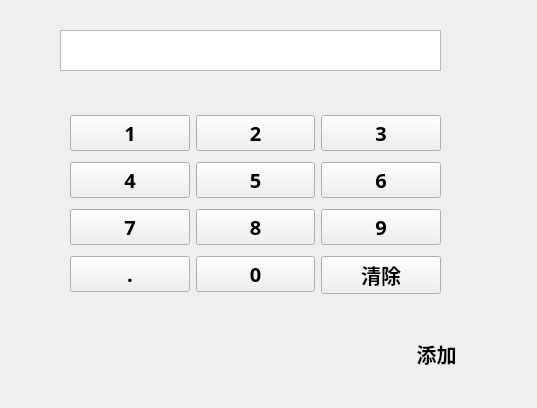
<?xml version="1.0" encoding="UTF-8"?>
<ui version="4.0">
 <class>ServerAddBox</class>
 <widget class="QWidget" name="ServerAddBox">
  <property name="geometry">
   <rect>
    <x>0</x>
    <y>0</y>
    <width>537</width>
    <height>408</height>
   </rect>
  </property>
  <property name="windowTitle">
   <string>新增地址</string>
  </property>
  <widget class="QTextEdit" name="textEdit">
   <property name="geometry">
    <rect>
     <x>60</x>
     <y>30</y>
     <width>381</width>
     <height>41</height>
    </rect>
   </property>
   <property name="font">
    <font>
     <family>Courier New</family>
     <pointsize>15</pointsize>
     <weight>75</weight>
     <bold>true</bold>
    </font>
   </property>
   <property name="html">
    <string>&lt;!DOCTYPE HTML PUBLIC &quot;-//W3C//DTD HTML 4.0//EN&quot; &quot;http://www.w3.org/TR/REC-html40/strict.dtd&quot;&gt;
&lt;html&gt;&lt;head&gt;&lt;meta name=&quot;qrichtext&quot; content=&quot;1&quot; /&gt;&lt;style type=&quot;text/css&quot;&gt;
p, li { white-space: pre-wrap; }
&lt;/style&gt;&lt;/head&gt;&lt;body style=&quot; font-family:'Courier New'; font-size:15pt; font-weight:600; font-style:normal;&quot;&gt;
&lt;p style=&quot;-qt-paragraph-type:empty; margin-top:0px; margin-bottom:0px; margin-left:0px; margin-right:0px; -qt-block-indent:0; text-indent:0px;&quot;&gt;&lt;br /&gt;&lt;/p&gt;&lt;/body&gt;&lt;/html&gt;</string>
   </property>
  </widget>
  <widget class="QPushButton" name="pushButton_add">
   <property name="geometry">
    <rect>
     <x>390</x>
     <y>340</y>
     <width>93</width>
     <height>28</height>
    </rect>
   </property>
   <property name="font">
    <font>
     <family>陈代明硬笔体</family>
     <pointsize>15</pointsize>
     <weight>75</weight>
     <bold>true</bold>
    </font>
   </property>
   <property name="text">
    <string>添加</string>
   </property>
   <property name="flat">
    <bool>true</bool>
   </property>
  </widget>
  <widget class="QWidget" name="layoutWidget">
   <property name="geometry">
    <rect>
     <x>70</x>
     <y>110</y>
     <width>371</width>
     <height>191</height>
    </rect>
   </property>
   <property name="font">
    <font>
     <family>陈代明硬笔体</family>
     <pointsize>15</pointsize>
     <weight>75</weight>
     <bold>true</bold>
    </font>
   </property>
   <layout class="QHBoxLayout" name="horizontalLayout">
    <item>
     <layout class="QVBoxLayout" name="verticalLayout_3">
      <item>
       <widget class="QPushButton" name="pushButton_1">
        <property name="font">
         <font>
          <family>陈代明硬笔体</family>
          <pointsize>15</pointsize>
          <weight>75</weight>
          <bold>true</bold>
         </font>
        </property>
        <property name="text">
         <string>1</string>
        </property>
        <property name="flat">
         <bool>false</bool>
        </property>
       </widget>
      </item>
      <item>
       <widget class="QPushButton" name="pushButton_4">
        <property name="font">
         <font>
          <family>陈代明硬笔体</family>
          <pointsize>15</pointsize>
          <weight>75</weight>
          <bold>true</bold>
         </font>
        </property>
        <property name="text">
         <string>4</string>
        </property>
        <property name="flat">
         <bool>false</bool>
        </property>
       </widget>
      </item>
      <item>
       <widget class="QPushButton" name="pushButton_7">
        <property name="font">
         <font>
          <family>陈代明硬笔体</family>
          <pointsize>15</pointsize>
          <weight>75</weight>
          <bold>true</bold>
         </font>
        </property>
        <property name="text">
         <string>7</string>
        </property>
        <property name="flat">
         <bool>false</bool>
        </property>
       </widget>
      </item>
      <item>
       <widget class="QPushButton" name="pushButton_point">
        <property name="font">
         <font>
          <family>陈代明硬笔体</family>
          <pointsize>15</pointsize>
          <weight>75</weight>
          <bold>true</bold>
         </font>
        </property>
        <property name="text">
         <string>.</string>
        </property>
        <property name="flat">
         <bool>false</bool>
        </property>
       </widget>
      </item>
     </layout>
    </item>
    <item>
     <layout class="QVBoxLayout" name="verticalLayout_2">
      <item>
       <widget class="QPushButton" name="pushButton_2">
        <property name="font">
         <font>
          <family>陈代明硬笔体</family>
          <pointsize>15</pointsize>
          <weight>75</weight>
          <bold>true</bold>
         </font>
        </property>
        <property name="text">
         <string>2</string>
        </property>
        <property name="flat">
         <bool>false</bool>
        </property>
       </widget>
      </item>
      <item>
       <widget class="QPushButton" name="pushButton_5">
        <property name="font">
         <font>
          <family>陈代明硬笔体</family>
          <pointsize>15</pointsize>
          <weight>75</weight>
          <bold>true</bold>
         </font>
        </property>
        <property name="text">
         <string>5</string>
        </property>
        <property name="flat">
         <bool>false</bool>
        </property>
       </widget>
      </item>
      <item>
       <widget class="QPushButton" name="pushButton_8">
        <property name="font">
         <font>
          <family>陈代明硬笔体</family>
          <pointsize>15</pointsize>
          <weight>75</weight>
          <bold>true</bold>
         </font>
        </property>
        <property name="text">
         <string>8</string>
        </property>
        <property name="flat">
         <bool>false</bool>
        </property>
       </widget>
      </item>
      <item>
       <widget class="QPushButton" name="pushButton_0">
        <property name="font">
         <font>
          <family>陈代明硬笔体</family>
          <pointsize>15</pointsize>
          <weight>75</weight>
          <bold>true</bold>
         </font>
        </property>
        <property name="text">
         <string>0</string>
        </property>
        <property name="flat">
         <bool>false</bool>
        </property>
       </widget>
      </item>
     </layout>
    </item>
    <item>
     <layout class="QVBoxLayout" name="verticalLayout">
      <item>
       <widget class="QPushButton" name="pushButton_3">
        <property name="font">
         <font>
          <family>陈代明硬笔体</family>
          <pointsize>15</pointsize>
          <weight>75</weight>
          <bold>true</bold>
         </font>
        </property>
        <property name="text">
         <string>3</string>
        </property>
        <property name="flat">
         <bool>false</bool>
        </property>
       </widget>
      </item>
      <item>
       <widget class="QPushButton" name="pushButton_6">
        <property name="font">
         <font>
          <family>陈代明硬笔体</family>
          <pointsize>15</pointsize>
          <weight>75</weight>
          <bold>true</bold>
         </font>
        </property>
        <property name="text">
         <string>6</string>
        </property>
        <property name="flat">
         <bool>false</bool>
        </property>
       </widget>
      </item>
      <item>
       <widget class="QPushButton" name="pushButton_9">
        <property name="font">
         <font>
          <family>陈代明硬笔体</family>
          <pointsize>15</pointsize>
          <weight>75</weight>
          <bold>true</bold>
         </font>
        </property>
        <property name="text">
         <string>9</string>
        </property>
        <property name="flat">
         <bool>false</bool>
        </property>
       </widget>
      </item>
      <item>
       <widget class="QPushButton" name="pushButton_cancel">
        <property name="font">
         <font>
          <family>陈代明硬笔体</family>
          <pointsize>15</pointsize>
          <weight>75</weight>
          <bold>true</bold>
         </font>
        </property>
        <property name="text">
         <string>清除</string>
        </property>
        <property name="flat">
         <bool>false</bool>
        </property>
       </widget>
      </item>
     </layout>
    </item>
   </layout>
  </widget>
 </widget>
 <resources/>
 <connections/>
</ui>
